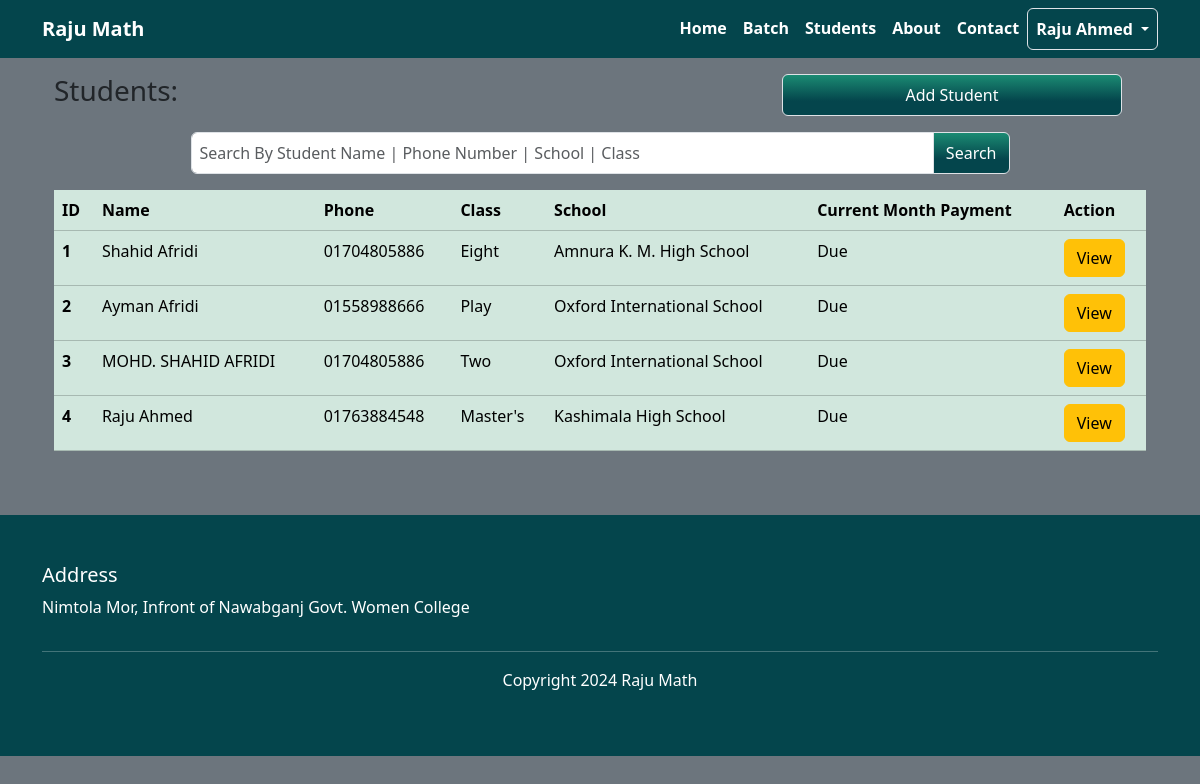
The app's page /students/ (signed in) with its own data.
### students/models.py (models this page shows, shortened)
class Student(models.Model):
    user = models.OneToOneField(User, on_delete=models.CASCADE)
    phone = models.CharField(max_length=11)
    image = models.ImageField(upload_to='students/images', blank=True, null=True)
    school_name = models.CharField(max_length=255)
    joining_class = models.CharField(max_length=10)
    current_class = models.CharField(max_length=10)
    address = models.TextField()
    created_at = models.DateTimeField(auto_now_add=True)
    updated_at = models.DateTimeField(auto_now=True)

### students/views.py (the view)
# urls.py: path('students/', include('students.urls')),
@user_passes_test(superuser_required, login_url='home')
def students(request):
    search_query = request.GET.get('search_query', '')
    if search_query:
        students = Student.objects.filter(
            Q(user__first_name__icontains=search_query) |
            Q(user__last_name__icontains=search_query) |
            Q(phone__icontains=search_query) |
            Q(school_name__icontains=search_query) |
            Q(current_class__icontains=search_query)
        )
    else:
        students = Student.objects.all()
    context = {
        'students': students,
        'search_query': search_query
    }
    return render(request, 'students/students_list.html', context)

### students/views.py (called while the page is built)
def superuser_required(user):
    return user.is_superuser

### students/templates/students/students_list.html
{% extends "base.html" %}
{% block content %}
<div class="container row mt-3">
    <div class="col-md-8">
        <h3>Students:</h3>
    </div>
    <div class="col-md-4">
        <a class="btn bg-banner text-white border p-2 w-100" href="{% url "add_student" %}">Add Student</a>
    </div>
</div>
<div class=" mt-3">
    <div class='container text-center pb-3'>
        <form id="searchForm" action="" method='get'>
            <div class="input-group w-75 m-auto">
                <input type="text" class="form-control p-2" placeholder="Search By Student Name | Phone Number | School | Class" aria-label="Recipient's username" aria-describedby="button-addon2" name='search_query' value="{{ search_query }}">
                <button class="btn bg-banner text-white border" type="submit" id="button-addon2">Search</button>
            </div>
        </form>
    </div>
</div>
<div class="container table-responsive ">
    <table class="table table-success table-hover ">
        <thead>
          <tr>
            <th scope="col">ID</th>
            <th scope="col">Name</th>
            <th scope="col">Phone</th>
            <th scope="col">Class</th>
            <th scope="col">School</th>
            <th scope="col">Current Month Payment</th>
            <th scope="col">Action</th>
          </tr>
        </thead>
        <tbody>
            {% for student in students %}
            <tr>
                <th scope="row">{{student.id}}</th>
                <td>{{student.user.first_name}} {{student.user.last_name}}</td>
                <td>{{student.phone}}</td>
                <td>{{student.current_class}}</td>
                <td>{{student.school_name}}</td>
                <td>Due</td>
                <td><a href="{% url "student_details" student.id %}" class="btn btn-warning ">View</a></td>
            </tr>
            {% endfor %}
        </tbody>
      </table>
</div>
{% endblock content %}

### templates/navbar.html (shortened to what this page needs)
<nav class="navbar navbar-expand-lg brand-color">
  <div class="container">
    <a class="navbar-brand text-white fw-bold" href="{% url "home" %}">Raju Math</a>
    <div class="collapse navbar-collapse" id="navbarSupportedContent">
      <ul class="navbar-nav ms-auto mb-2 mb-lg-0">
        <li class="nav-item">
          <a class="nav-link" href="{% url "home" %}">Home</a>
        </li>
        {% if request.user.is_authenticated and request.user.is_superuser %}
        <li class="nav-item">
          <a class="nav-link" href="{% url "batches" %}">Batch</a>
        </li>
        <li class="nav-item">
          <a class="nav-link" href="{% url "students" %}">Students</a>
        </li>
        {% endif %}
        <li class="nav-item">
          <a class="nav-link" href="#">About</a>
        </li>
        <li class="nav-item">
          <a class="nav-link" href="#">Contact</a>
        </li>
        {% if request.user.is_authenticated %}
        <li class="nav-item dropdown">
          <a class="nav-link border rounded dropdown-toggle" href="#" role="button" data-bs-toggle="dropdown" aria-expanded="false">
            {{ request.user.first_name }} {{ request.user.last_name }}
          </a>
        </li>
        {% else %}
        <li class="nav-item">
          <a class="nav-link" href="{% url 'login' %}">Login</a>
        </li>
        {% endif %}
      </ul>
    </div>
  </div>
</nav>

### static/css/main.css (style rules this page uses)
.brand-color { background-color: rgb(4, 69, 76); }
.bg-banner { background: linear-gradient(180deg, rgba(27,139,115,1) 0%, rgba(4,69,76,1) 65%); }
.nav-item a { color: white; font-weight: bold; transition: .3s; }

### records on screen
Student: id "1", user.first_name "Shahid", user.last_name "Afridi", phone "01704805886", current_class "Eight", school_name "Amnura K. M. High School"
Student: id "2", user.first_name "Ayman", user.last_name "Afridi", phone "01558988666", current_class "Play", school_name "Oxford International School"
Student: id "3", user.first_name "MOHD. SHAHID", user.last_name "AFRIDI", phone "01704805886", current_class "Two", school_name "Oxford International School"
Student: id "4", user.first_name "Raju", user.last_name "Ahmed", phone "01763884548", current_class "Master's", school_name "Kashimala High School"

### other values on screen
{{ request.user.first_name }} "Raju"
{{ request.user.last_name }} "Ahmed"
